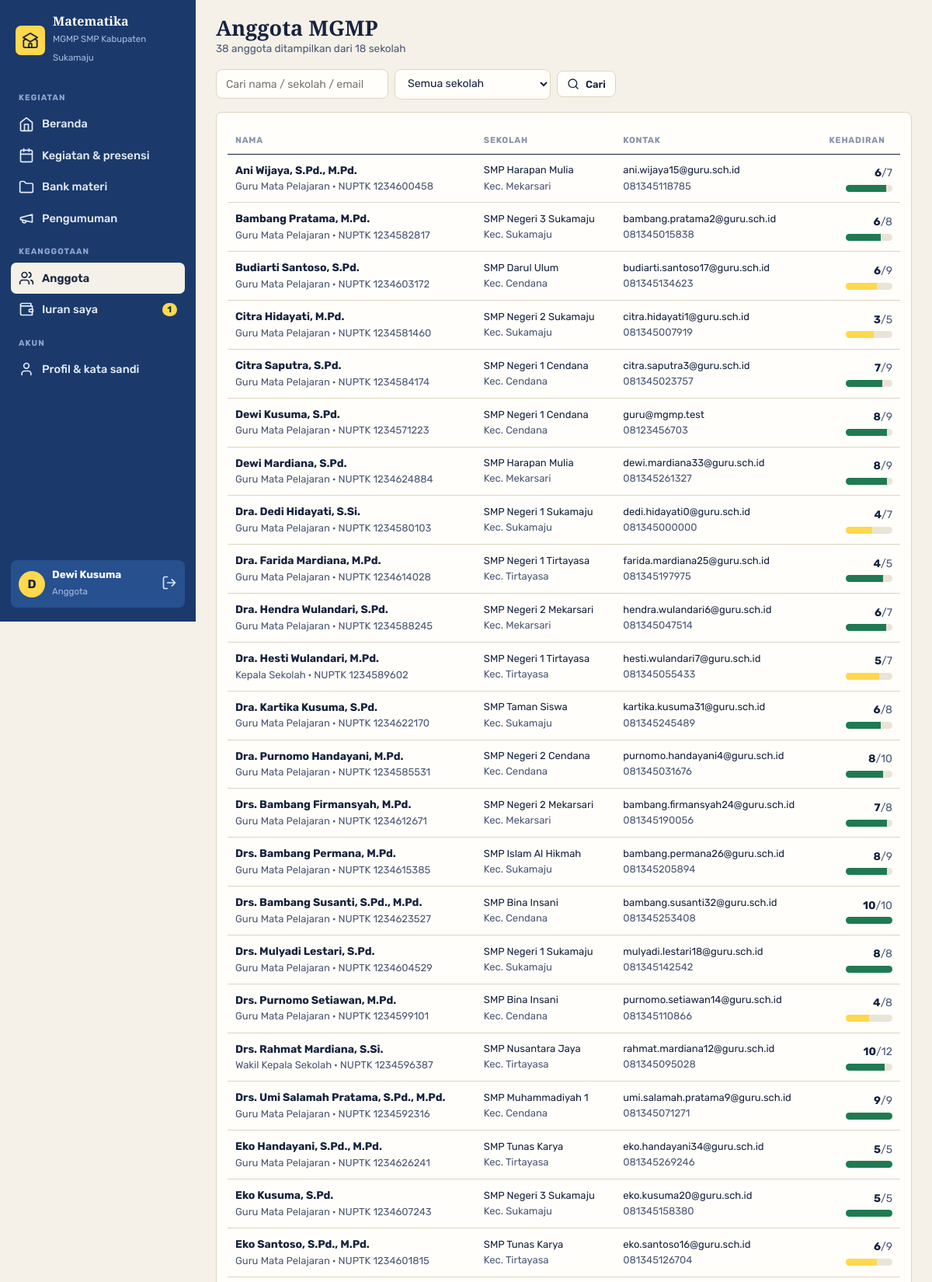
/index.php?page=anggota (signed in, upper part), run on the app's committed database.
### tables this page shows
CREATE TABLE `pengaturan` (
  `id` TINYINT UNSIGNED NOT NULL PRIMARY KEY,
  `nama` VARCHAR(120) NOT NULL,
  `mapel` VARCHAR(60) NOT NULL,
  `jenjang` VARCHAR(20) NOT NULL,
  `wilayah` VARCHAR(80) NOT NULL,
  `sekretariat` VARCHAR(200) DEFAULT NULL,
  `telepon` VARCHAR(30) DEFAULT NULL,
  `email` VARCHAR(120) DEFAULT NULL,
  `whatsapp` VARCHAR(20) DEFAULT NULL,
  `ketua` VARCHAR(100) DEFAULT NULL,
  `sekretaris` VARCHAR(100) DEFAULT NULL,
  `bendahara` VARCHAR(100) DEFAULT NULL,
  `pembina` VARCHAR(100) DEFAULT NULL,
  `periode` VARCHAR(20) DEFAULT NULL,
  `iuran_bulanan` INT UNSIGNED NOT NULL DEFAULT 0,
  `menit_presensi` SMALLINT UNSIGNED NOT NULL DEFAULT 120,
  `tagline` VARCHAR(160) DEFAULT NULL,
  `tentang` TEXT,
  `logo` VARCHAR(120) DEFAULT NULL
);

CREATE TABLE `anggota` (
  `id` INT UNSIGNED NOT NULL AUTO_INCREMENT PRIMARY KEY,
  `nuptk` VARCHAR(20) DEFAULT NULL,
  `nama` VARCHAR(100) NOT NULL,
  `email` VARCHAR(120) NOT NULL UNIQUE,
  `password` VARCHAR(255) NOT NULL,
  `no_hp` VARCHAR(20) DEFAULT NULL,
  `sekolah` VARCHAR(120) NOT NULL,
  `kecamatan` VARCHAR(60) DEFAULT NULL,
  `jabatan` VARCHAR(40) DEFAULT 'Guru Mata Pelajaran',
  `role` ENUM('ketua','sekretaris','bendahara','anggota') NOT NULL DEFAULT 'anggota',
  `status` ENUM('pending','aktif','nonaktif') NOT NULL DEFAULT 'pending',
  `catatan` VARCHAR(200) DEFAULT NULL,
  `created_at` DATETIME NOT NULL,
  KEY `idx_status` (`status`)
);

### index.php (called while the page is built, shortened)
<?php
require __DIR__ . '/includes/bootstrap.php';
$routes = [
    'beranda'           => 'pages/beranda.php',
    'daftar'            => 'pages/daftar.php',
    'cek'               => 'pages/cek.php',
    'login'             => 'pages/login.php',
    'logout'            => 'pages/logout.php',
    'dashboard'         => 'pages/dashboard.php',
    'kegiatan'          => 'pages/kegiatan/index.php',
    'kegiatan.detail'   => 'pages/kegiatan/detail.php',
    'kegiatan.form'     => 'pages/kegiatan/form.php',
    'kegiatan.aksi'     => 'pages/kegiatan/aksi.php',
    'kegiatan.cetak'    => 'pages/kegiatan/cetak.php',
    'materi'            => 'pages/materi/index.php',
    'materi.form'       => 'pages/materi/form.php',
    'materi.aksi'       => 'pages/materi/aksi.php',
    'materi.unduh'      => 'pages/materi/unduh.php',
    'iuran'             => 'pages/iuran/index.php',
    'iuran.aksi'        => 'pages/iuran/aksi.php',
    'kas'               => 'pages/iuran/kas.php',
    'anggota'           => 'pages/anggota/index.php',
    'anggota.form'      => 'pages/anggota/form.php',
    'anggota.aksi'      => 'pages/anggota/aksi.php',
    'pengumuman'        => 'pages/pengumuman.php',
    'laporan'           => 'pages/laporan.php',
    'laporan.csv'       => 'pages/csv.php',
    'profil'            => 'pages/profil.php',
    'pengaturan'        => 'pages/pengaturan.php',
];
$page = $_GET['page'] ?? (user() ? 'dashboard' : 'beranda');
require __DIR__ . '/' . $routes[$page];

### pages/anggota/index.php (the view, shortened to what this page needs)
<?php
$cari = trim($_GET['q'] ?? '');
$f_status = $_GET['status'] ?? '';
$w = [];
$p = [];
if (!pengurus()) { $w[] = "a.status = 'aktif'"; }
elseif ($f_status && isset(STATUS_ANGGOTA[$f_status])) { $w[] = 'a.status = ?'; $p[] = $f_status; }
$where = $w ? implode(' AND ', $w) : '1=1';
$list = q("SELECT a.*,
             (SELECT COUNT(*) FROM peserta p JOIN kegiatan k ON k.id = p.kegiatan_id WHERE p.anggota_id = a.id AND p.status = 'hadir' AND k.status = 'selesai') hadir,
             (SELECT COUNT(*) FROM peserta p JOIN kegiatan k ON k.id = p.kegiatan_id WHERE p.anggota_id = a.id AND k.status = 'selesai') ikut,
             (SELECT COUNT(*) FROM iuran i WHERE i.anggota_id = a.id AND i.status = 'belum') tunggak
           FROM anggota a WHERE $where ORDER BY FIELD(a.status,'pending','aktif','nonaktif'), a.nama LIMIT 300", $p)->fetchAll();
$sekolah = q('SELECT DISTINCT sekolah FROM anggota ORDER BY sekolah')->fetchAll(PDO::FETCH_COLUMN);
$title = 'Anggota MGMP';
$sub = count($list) . ' anggota ditampilkan dari ' . count($sekolah) . ' sekolah';
require __DIR__ . '/../../includes/header.php';
?>
<form class="filter" method="get" data-auto>
  <input class="inp" name="q" value="<?= e($cari) ?>" placeholder="Cari nama / sekolah / email" style="min-width:220px">
  <select class="inp" name="sekolah"><option value="">Semua sekolah</option>
  </select>
  <button class="btn putih kecil"><?= icon('search', 16) ?> Cari</button>
</form>
<div class="kartu">
  <div class="tabel-w">
    <table class="t">
      <tr><th>Nama</th><th>Sekolah</th><th>Kontak</th><th class="kanan">Kehadiran</th><?php if (pengurus()): ?><th>Status</th><th class="kanan">Aksi</th><?php endif; ?></tr>
      <?php foreach ($list as $a): ?>
        <tr class="<?= $a['status'] === 'nonaktif' ? 'mati' : '' ?>">
          <td>
            <b><?= e($a['nama']) ?></b>
            <div class="kecil muted"><?= e($a['jabatan']) ?><?= $a['nuptk'] ? ' · NUPTK ' . e($a['nuptk']) : '' ?></div>
          </td>
          <td class="kecil"><?= e($a['sekolah']) ?><?php if ($a['kecamatan']): ?><br><span class="muted">Kec. <?= e($a['kecamatan']) ?></span><?php endif; ?></td>
          <td class="kecil"><?= e($a['email']) ?><br><span class="muted"><?= e($a['no_hp']) ?></span></td>
          <td class="kanan nowrap">
            <?php $pr = $a['ikut'] ? round($a['hadir'] / $a['ikut'] * 100) : 0; ?>
            <b><?= (int) $a['hadir'] ?></b><span class="muted">/<?= (int) $a['ikut'] ?></span>
            <div class="bar" style="width:60px;margin-left:auto;margin-top:4px"><i class="<?= $pr >= 75 ? 'hijau' : 'kuning' ?>" style="width:<?= $pr ?>%"></i></div>
          </td>
        </tr>
      <?php endforeach; ?>
    </table>
  </div>
</div>
<?php require __DIR__ . '/../../includes/footer.php'; ?>

### includes/header.php (shortened to what this page needs)
<?php
$s = setting();
$navPending = kelola_kegiatan() ? (int) q("SELECT COUNT(*) FROM anggota WHERE status = 'pending'")->fetchColumn() : 0;
$navMateri  = kelola_kegiatan() ? (int) q("SELECT COUNT(*) FROM materi WHERE status = 'menunggu'")->fetchColumn() : 0;
$navIuran   = (int) q("SELECT COUNT(*) FROM iuran WHERE status = 'belum'" . (kelola_kas() ? '' : ' AND anggota_id = ' . (int) user()['id']))->fetchColumn();
$navMenu = ['Kegiatan' => [
    ['dashboard', 'Beranda', 'home', 0],
    ['kegiatan', 'Kegiatan & presensi', 'calendar', 0],
    ['materi', 'Bank materi', 'folder', $navMateri],
    ['pengumuman', 'Pengumuman', 'megaphone', 0],
]];
$navMenu['Keanggotaan'] = [['anggota', 'Anggota', 'users', $navPending], ['iuran', 'Iuran saya', 'wallet', $navIuran]];
$navMenu['Akun'] = [['profil', 'Profil & kata sandi', 'user', 0]];
$navCur = explode('.', $_GET['page'] ?? 'dashboard')[0];
?>
<!DOCTYPE html>
<html lang="id">
<head>
<link rel="stylesheet" href="assets/css/style.css">
</head>
<body>
<div class="layout">
  <aside class="drawer" id="drawer">
    <a class="head" href="<?= url('dashboard') ?>"><span class="lg"><?= icon('school', 22) ?></span><span><b><?= e($s['mapel']) ?></b><small>MGMP <?= e($s['jenjang'] . ' ' . $s['wilayah']) ?></small></span></a>
    <nav>
      <?php foreach ($navMenu as $sec => $links): ?>
        <div class="sec"><?= e($sec) ?></div>
        <?php foreach ($links as [$_nk, $_nl, $_ni, $_nn]): ?>
          <a href="<?= url($_nk) ?>" class="<?= $navCur === $_nk ? 'active' : '' ?>"><?= icon($_ni, 20) ?> <?= e($_nl) ?><?php if ($_nn): ?><span class="n"><?= $_nn ?></span><?php endif; ?></a>
        <?php endforeach; ?>
      <?php endforeach; ?>
    </nav>
    <div class="grow"></div>
    <div class="me">
      <span class="av"><?= e(mb_strtoupper(mb_substr(user()['nama'], 0, 1))) ?></span>
      <span class="grow"><b><?= e(explode(',', user()['nama'])[0]) ?></b><small><?= e(LABEL_ROLE[role()] ?? role()) ?></small></span>
      <a href="<?= url('logout') ?>" title="Keluar"><?= icon('logout', 20) ?></a>
    </div>
  </aside>
  <main class="main">
    <div class="appbar">
      <h1><?= e($title ?? 'Beranda') ?><?php if (!empty($sub)): ?><small><?= e($sub) ?></small><?php endif; ?></h1>
    </div>

### data on the page
pengaturan: mapel "Matematika", jenjang+wilayah "SMP Kabupaten Sukamaju"
anggota: nama "Ani Wijaya, S.Pd., M.Pd.", jabatan "Guru Mata Pelajaran", nuptk "1234600458", sekolah "SMP Harapan Mulia", kecamatan "Mekarsari", email "ani.wijaya15@guru.sch.id", no_hp "081345118785", hadir "6", ikut "7", $pr 86 (drawn)
anggota: nama "Bambang Pratama, M.Pd.", jabatan "Guru Mata Pelajaran", nuptk "1234582817", sekolah "SMP Negeri 3 Sukamaju", kecamatan "Sukamaju", email "bambang.pratama2@guru.sch.id", no_hp "081345015838", hadir "6", ikut "8", $pr 75 (drawn)
anggota: nama "Budiarti Santoso, S.Pd.", jabatan "Guru Mata Pelajaran", nuptk "1234603172", sekolah "SMP Darul Ulum", kecamatan "Cendana", email "budiarti.santoso17@guru.sch.id", no_hp "081345134623", hadir "6", ikut "9", $pr 67 (drawn)
anggota: nama "Citra Hidayati, M.Pd.", jabatan "Guru Mata Pelajaran", nuptk "1234581460", sekolah "SMP Negeri 2 Sukamaju", kecamatan "Sukamaju", email "citra.hidayati1@guru.sch.id", no_hp "081345007919", hadir "3", ikut "5", $pr 60 (drawn)
anggota: nama "Citra Saputra, S.Pd.", jabatan "Guru Mata Pelajaran", nuptk "1234584174", sekolah "SMP Negeri 1 Cendana", kecamatan "Cendana", email "citra.saputra3@guru.sch.id", no_hp "081345023757", hadir "7", ikut "9", $pr 78 (drawn)
anggota: nama "Dewi Kusuma, S.Pd.", jabatan "Guru Mata Pelajaran", nuptk "1234571223", sekolah "SMP Negeri 1 Cendana", kecamatan "Cendana", email "guru@mgmp.test", no_hp "08123456703", hadir "8", ikut "9", $pr 89 (drawn)
anggota: nama "Dewi Mardiana, S.Pd.", jabatan "Guru Mata Pelajaran", nuptk "1234624884", sekolah "SMP Harapan Mulia", kecamatan "Mekarsari", email "dewi.mardiana33@guru.sch.id", no_hp "081345261327", hadir "8", ikut "9", $pr 89 (drawn)
anggota: nama "Dra. Dedi Hidayati, S.Si.", jabatan "Guru Mata Pelajaran", nuptk "1234580103", sekolah "SMP Negeri 1 Sukamaju", kecamatan "Sukamaju", email "dedi.hidayati0@guru.sch.id", no_hp "081345000000", hadir "4", ikut "7", $pr 57 (drawn)
anggota: nama "Dra. Farida Mardiana, M.Pd.", jabatan "Guru Mata Pelajaran", nuptk "1234614028", sekolah "SMP Negeri 1 Tirtayasa", kecamatan "Tirtayasa", email "farida.mardiana25@guru.sch.id", no_hp "081345197975", hadir "4", ikut "5", $pr 80 (drawn)
anggota: nama "Dra. Hendra Wulandari, S.Pd.", jabatan "Guru Mata Pelajaran", nuptk "1234588245", sekolah "SMP Negeri 2 Mekarsari", kecamatan "Mekarsari", email "hendra.wulandari6@guru.sch.id", no_hp "081345047514", hadir "6", ikut "7", $pr 86 (drawn)
anggota: nama "Dra. Hesti Wulandari, M.Pd.", jabatan "Kepala Sekolah", nuptk "1234589602", sekolah "SMP Negeri 1 Tirtayasa", kecamatan "Tirtayasa", email "hesti.wulandari7@guru.sch.id", no_hp "081345055433", hadir "5", ikut "7", $pr 71 (drawn)
anggota: nama "Dra. Kartika Kusuma, S.Pd.", jabatan "Guru Mata Pelajaran", nuptk "1234622170", sekolah "SMP Taman Siswa", kecamatan "Sukamaju", email "kartika.kusuma31@guru.sch.id", no_hp "081345245489", hadir "6", ikut "8", $pr 75 (drawn)
anggota: nama "Dra. Purnomo Handayani, M.Pd.", jabatan "Guru Mata Pelajaran", nuptk "1234585531", sekolah "SMP Negeri 2 Cendana", kecamatan "Cendana", email "purnomo.handayani4@guru.sch.id", no_hp "081345031676", hadir "8", ikut "10", $pr 80 (drawn)
anggota: nama "Drs. Bambang Firmansyah, M.Pd.", jabatan "Guru Mata Pelajaran", nuptk "1234612671", sekolah "SMP Negeri 2 Mekarsari", kecamatan "Mekarsari", email "bambang.firmansyah24@guru.sch.id", no_hp "081345190056", hadir "7", ikut "8", $pr 88 (drawn)
anggota: nama "Drs. Bambang Permana, M.Pd.", jabatan "Guru Mata Pelajaran", nuptk "1234615385", sekolah "SMP Islam Al Hikmah", kecamatan "Sukamaju", email "bambang.permana26@guru.sch.id", no_hp "081345205894", hadir "8", ikut "9", $pr 89 (drawn)
anggota: nama "Drs. Bambang Susanti, S.Pd., M.Pd.", jabatan "Guru Mata Pelajaran", nuptk "1234623527", sekolah "SMP Bina Insani", kecamatan "Cendana", email "bambang.susanti32@guru.sch.id", no_hp "081345253408", hadir "10", ikut "10", $pr 100 (drawn)
anggota: nama "Drs. Mulyadi Lestari, S.Pd.", jabatan "Guru Mata Pelajaran", nuptk "1234604529", sekolah "SMP Negeri 1 Sukamaju", kecamatan "Sukamaju", email "mulyadi.lestari18@guru.sch.id", no_hp "081345142542", hadir "8", ikut "8", $pr 100 (drawn)
anggota: nama "Drs. Purnomo Setiawan, M.Pd.", jabatan "Guru Mata Pelajaran", nuptk "1234599101", sekolah "SMP Bina Insani", kecamatan "Cendana", email "purnomo.setiawan14@guru.sch.id", no_hp "081345110866", hadir "4", ikut "8", $pr 50 (drawn)
anggota: nama "Drs. Rahmat Mardiana, S.Si.", jabatan "Wakil Kepala Sekolah", nuptk "1234596387", sekolah "SMP Nusantara Jaya", kecamatan "Tirtayasa", email "rahmat.mardiana12@guru.sch.id", no_hp "081345095028", hadir "10", ikut "12", $pr 83 (drawn)
anggota: nama "Drs. Umi Salamah Pratama, S.Pd., M.Pd.", jabatan "Guru Mata Pelajaran", nuptk "1234592316", sekolah "SMP Muhammadiyah 1", kecamatan "Cendana", email "umi.salamah.pratama9@guru.sch.id", no_hp "081345071271", hadir "9", ikut "9", $pr 100 (drawn)
anggota: nama "Eko Handayani, S.Pd., M.Pd.", jabatan "Guru Mata Pelajaran", nuptk "1234626241", sekolah "SMP Tunas Karya", kecamatan "Tirtayasa", email "eko.handayani34@guru.sch.id", no_hp "081345269246", hadir "5", ikut "5", $pr 100 (drawn)
anggota: nama "Eko Kusuma, S.Pd.", jabatan "Guru Mata Pelajaran", nuptk "1234607243", sekolah "SMP Negeri 3 Sukamaju", kecamatan "Sukamaju", email "eko.kusuma20@guru.sch.id", no_hp "081345158380", hadir "5", ikut "5", $pr 100 (drawn)
anggota: nama "Eko Santoso, S.Pd., M.Pd.", jabatan "Guru Mata Pelajaran", nuptk "1234601815", sekolah "SMP Tunas Karya", kecamatan "Tirtayasa", email "eko.santoso16@guru.sch.id", no_hp "081345126704", hadir "6", ikut "9", $pr 67 (drawn)

### other printed values
$sec "KEGIATAN"
$_nl "Beranda"
$_nl "Kegiatan & presensi"
$_nl "Bank materi"
$_nl "Pengumuman"
$sec "KEANGGOTAAN"
$_nl "Anggota"
$_nl "Iuran saya"
$_nn "1"
$sec "AKUN"
$_nl "Profil & kata sandi"
mb_strtoupper(mb_substr(user()['nama'], 0, 1)) "D"
explode(',', user()['nama'])[0] "Dewi Kusuma"
LABEL_ROLE[role()] "Anggota"
$title "Anggota MGMP"
